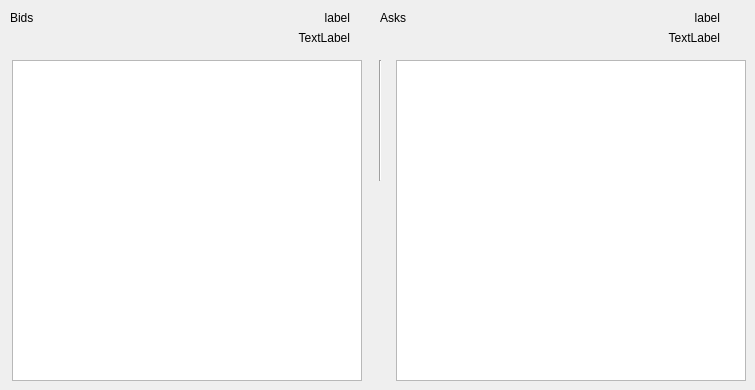
   <widget class="QWidget" name="OrderBook">
    <attribute name="title">
     <string>Order Book</string>
    </attribute>
    <widget class="QTableWidget" name="BidsTable">
     <property name="geometry">
      <rect>
       <x>12</x>
       <y>60</y>
       <width>350</width>
       <height>321</height>
      </rect>
     </property>
     <property name="palette">
      <palette>
       <active>
        <colorrole role="Text">
         <brush brushstyle="SolidPattern">
          <color alpha="255">
           <red>51</red>
           <green>51</green>
           <blue>51</blue>
          </color>
         </brush>
        </colorrole>
       </active>
       <inactive>
        <colorrole role="Text">
         <brush brushstyle="SolidPattern">
          <color alpha="255">
           <red>51</red>
           <green>51</green>
           <blue>51</blue>
          </color>
         </brush>
        </colorrole>
       </inactive>
       <disabled>
        <colorrole role="Text">
         <brush brushstyle="SolidPattern">
          <color alpha="255">
           <red>85</red>
           <green>85</green>
           <blue>85</blue>
          </color>
         </brush>
        </colorrole>
       </disabled>
      </palette>
     </property>
     <property name="font">
      <font>
       <pointsize>9</pointsize>
       <weight>50</weight>
       <bold>false</bold>
      </font>
     </property>
     <property name="horizontalScrollBarPolicy">
      <enum>Qt::ScrollBarAsNeeded</enum>
     </property>
    </widget>
    <widget class="QTableWidget" name="AsksTable">
     <property name="geometry">
      <rect>
       <x>396</x>
       <y>60</y>
       <width>350</width>
       <height>321</height>
      </rect>
     </property>
     <property name="palette">
      <palette>
       <active>
        <colorrole role="Text">
         <brush brushstyle="SolidPattern">
          <color alpha="255">
           <red>51</red>
           <green>51</green>
           <blue>51</blue>
          </color>
         </brush>
        </colorrole>
       </active>
       <inactive>
        <colorrole role="Text">
         <brush brushstyle="SolidPattern">
          <color alpha="255">
           <red>51</red>
           <green>51</green>
           <blue>51</blue>
          </color>
         </brush>
        </colorrole>
       </inactive>
       <disabled>
        <colorrole role="Text">
         <brush brushstyle="SolidPattern">
          <color alpha="255">
           <red>85</red>
           <green>85</green>
           <blue>85</blue>
          </color>
         </brush>
        </colorrole>
       </disabled>
      </palette>
     </property>
     <property name="font">
      <font>
       <pointsize>9</pointsize>
       <weight>50</weight>
       <bold>false</bold>
      </font>
     </property>
     <property name="horizontalScrollBarPolicy">
      <enum>Qt::ScrollBarAsNeeded</enum>
     </property>
    </widget>
    <widget class="QLabel" name="BidsCount">
     <property name="geometry">
      <rect>
       <x>10</x>
       <y>10</y>
       <width>91</width>
       <height>16</height>
      </rect>
     </property>
     <property name="text">
      <string>Bids</string>
     </property>
    </widget>
    <widget class="QLabel" name="AsksCount">
     <property name="geometry">
      <rect>
       <x>380</x>
       <y>10</y>
       <width>91</width>
       <height>16</height>
      </rect>
     </property>
     <property name="text">
      <string>Asks</string>
     </property>
    </widget>
    <widget class="QLabel" name="BOCHASupply">
     <property name="geometry">
      <rect>
       <x>540</x>
       <y>10</y>
       <width>180</width>
       <height>15</height>
      </rect>
     </property>
     <property name="text">
      <string>label</string>
     </property>
     <property name="alignment">
      <set>Qt::AlignRight|Qt::AlignTrailing|Qt::AlignVCenter</set>
     </property>
    </widget>
    <widget class="QLabel" name="BOCHADemand">
     <property name="geometry">
      <rect>
       <x>160</x>
       <y>10</y>
       <width>190</width>
       <height>15</height>
      </rect>
     </property>
     <property name="text">
      <string>label</string>
     </property>
     <property name="alignment">
      <set>Qt::AlignRight|Qt::AlignTrailing|Qt::AlignVCenter</set>
     </property>
    </widget>
    <widget class="QLabel" name="BtcDemand">
     <property name="geometry">
      <rect>
       <x>200</x>
       <y>30</y>
       <width>150</width>
       <height>15</height>
      </rect>
     </property>
     <property name="text">
      <string>TextLabel</string>
     </property>
     <property name="alignment">
      <set>Qt::AlignRight|Qt::AlignTrailing|Qt::AlignVCenter</set>
     </property>
    </widget>
    <widget class="QLabel" name="BtcSupply">
     <property name="geometry">
      <rect>
       <x>570</x>
       <y>30</y>
       <width>150</width>
       <height>15</height>
      </rect>
     </property>
     <property name="text">
      <string>TextLabel</string>
     </property>
     <property name="alignment">
      <set>Qt::AlignRight|Qt::AlignTrailing|Qt::AlignVCenter</set>
     </property>
    </widget>
    <widget class="Line" name="line">
     <property name="geometry">
      <rect>
       <x>370</x>
       <y>60</y>
       <width>20</width>
       <height>121</height>
      </rect>
     </property>
     <property name="orientation">
      <enum>Qt::Vertical</enum>
     </property>
    </widget>
   </widget>
